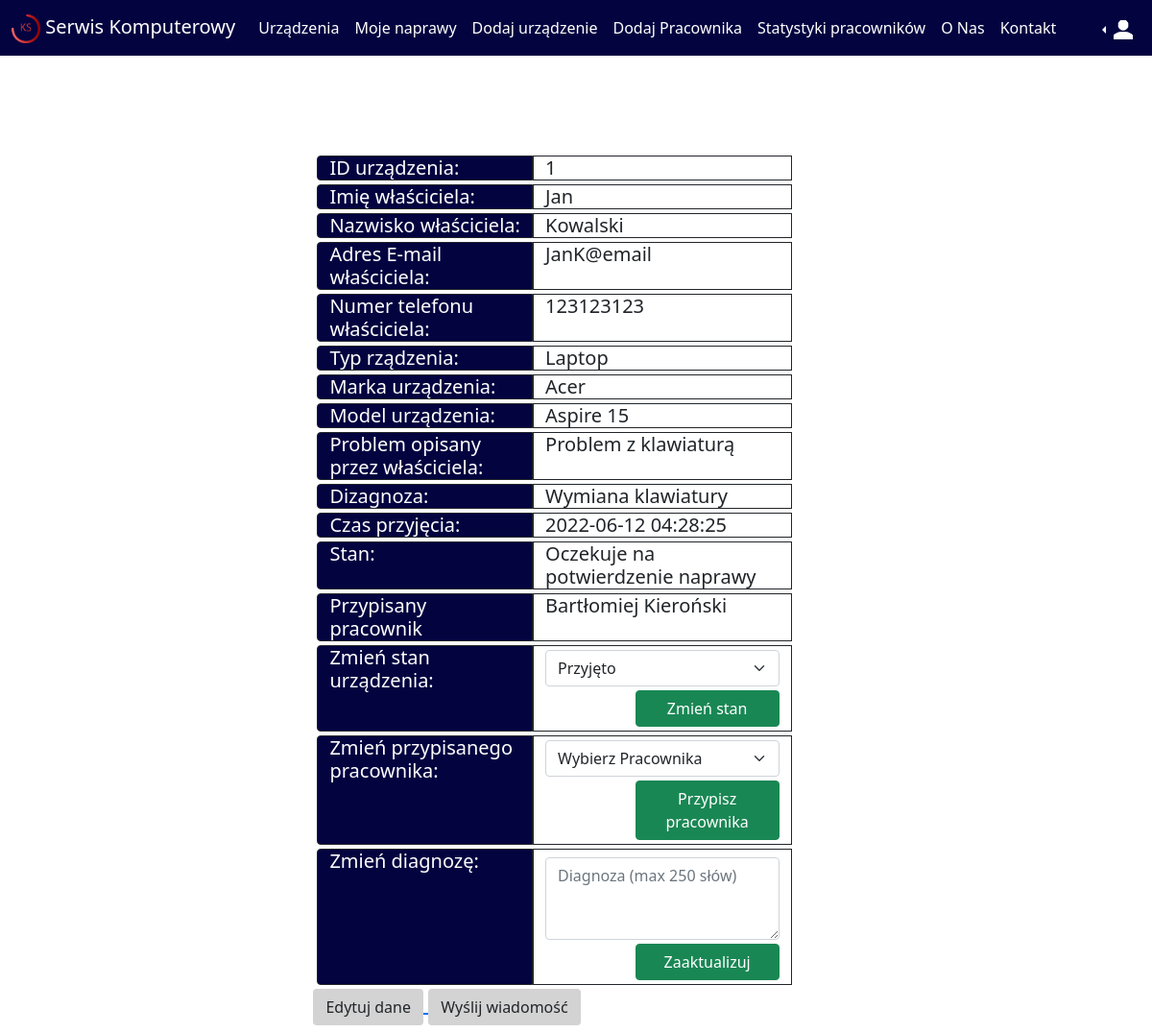
The page /ProjektSerwisKomputerowy/deviceinfo.php?id=1 (signed in) on the database its author committed.
### tables this page shows
CREATE TABLE `urzadzenie` (
  `idUrzadzenia` int(11) NOT NULL,
  `imieWlasciciela` varchar(30) DEFAULT NULL,
  `nazwiskoWlasciciela` varchar(30) DEFAULT NULL,
  `adresEmailWlasiciela` varchar(30) DEFAULT NULL,
  `numerTelefonuWlasciciela` varchar(30) DEFAULT NULL,
  `markaUrzadzenia` varchar(30) DEFAULT NULL,
  `typUrzadzenia` varchar(30) DEFAULT NULL,
  `modelUrzadzenia` varchar(30) DEFAULT NULL,
  `Problem` tinytext DEFAULT NULL,
  `Diagnoza` varchar(250) DEFAULT NULL,
  `Stan` varchar(100) DEFAULT NULL,
  `DataObecna` datetime DEFAULT NULL,
  `PrzypisanyPracownik` int(11) DEFAULT NULL
);

CREATE TABLE `owner` (
  `Id` int(11) NOT NULL,
  `Imie` varchar(30) NOT NULL,
  `Nazwisko` varchar(30) NOT NULL,
  `NumerTelefonu` varchar(11) NOT NULL,
  `AdresEmail` varchar(50) NOT NULL,
  `Haslo` varchar(30) NOT NULL,
  `typuzytkownika` varchar(30) DEFAULT NULL
);

### ProjektSerwisKomputerowy/deviceinfo.php (the view, shortened to what this page needs)
<!DOCTYPE html>
<html>
<head>
    <link href="https://cdn.jsdelivr.net/npm/bootstrap@5.1.3/dist/css/bootstrap.min.css" rel="stylesheet">
</head>
<body>
<div class="sticky-top">
      <nav class="navbar navbar-expand-lg navbar-light kolor text-white">
        <div class="container-fluid">
          <a class="navbar-brand text-white" href="#"><img src='Projekt_ks.png' width='30px' height='30px'> Serwis Komputerowy</a>
          <div class="collapse navbar-collapse" id="navbarNav">
            <ul class="navbar-nav">
              <?php
            if(isset($_SESSION['typUzytkownika'] )) {
              if($_SESSION['typUzytkownika'] != "Uzytkownik"){
              echo "<li class='nav-item'>
              <a class='nav-link active text-white' aria-current='page' href='devices.php'>Urządzenia</a>
            </li>";
              }}
              ?>
              <li class="nav-item">
                <a class="nav-link active text-white" href="MojeUrzadzenia.php">Moje naprawy</a>
              </li>
              <?php
              if(isset($_SESSION['typUzytkownika'] )) {
              if($_SESSION['typUzytkownika'] != "Uzytkownik"){
              echo "<li class='nav-item'>
              <a class='nav-link active text-white' href='newdevice.php'>Dodaj urządzenie</a>
            </li>";
              }}
              if(isset($_SESSION['typUzytkownika'] )) {
                if($_SESSION['typUzytkownika'] == "Administrator"){
                echo "<li class='nav-item'>
                <a class='nav-link active text-white' href='dodajPracownika.php'>Dodaj Pracownika</a>
              </li>
              <li class='nav-item'>
                <a class='nav-link active text-white' href='Pracownicy.php'>Statystyki pracowników</a>
              </li>";
                }}
            ?>
            <li class="nav-item">
                <a class="nav-link text-white" href="ONas.php">O Nas</a>
              </li>
              <li class="nav-item">
                <a class="nav-link text-white" href="Kontakt.php">Kontakt</a>
              </li>
                </ul>
          </div>
          <div class='flex-box'>
          <ul class="navbar-nav justify-content-end">
            <li class="nav-item">
              <?php
            if(isset($_SESSION['typUzytkownika'] )) {
              if($_SESSION['typUzytkownika'] != null){
                echo "<li class='nav-item dropdown dropstart'>
          <a class='nav-link dropdown-toggle text-white dropdown-menu-end'  href='' id='navbarDropdownMenuLink' role='button' data-bs-toggle='dropdown' aria-expanded='false'>
            <img width='20px' height='20px' src='account.png'>
          </a>
          <ul class='dropdown-menu' aria-labelledby='navbarDropdownMenuLink'>
            <li><a class='dropdown-item' href='Userinfo.php'>Mój Profil</a></li>
            <li><a class='dropdown-item' href='MojeUrzadzenia.php'>Moje urządzenia</a></li>
            <li><form action='wyloguj.php'>
            <a class='dropdown-item text-dark' type='submit' href='wyloguj.php' method='post' >Wyloguj</a>
            </form></li>
          </ul>
        </li>
                </dropdown>";
              }
            } else{
              echo "<li class='nav-item'>
              <a class='nav-link active text-white' href='login.php'>Zaloguj</a>
            </li>";
          }
            ?>
        </div>
      </nav>
    </div>
    <div>
        <div style="padding-top: 100px">
        <div class="container-fluid " style="width: 70%; pading:left" >
          <div class='container' style='width:70%'>
        <h5>
        <?php
          $idurzadzenia= $_GET['id'];
          $conn = @new mysqli('localhost','root','','serwiskomputerowy');
          if($conn->connect_error !=0){
            echo "wystąpił błąd połączenia".$conn->connect_error;
        }
        else{
          $sql = "SELECT * FROM urzadzenie WHERE idUrzadzenia='$idurzadzenia'";
          $result=$conn->query($sql);
          if($result!=null){
            while($row = $result->fetch_assoc()){
            echo "
            <div class='row m-1 ' style=''>
              <div class='col-5 kolory rounded-start text-white border border-dark border-1' width=''>ID urządzenia: </div>
              <div class='col-6  border border-dark border-1'>$row[idUrzadzenia]</div>
            </div>
            <div class='row m-1 '>
              <div class='col-5 kolory rounded-start text-white border border-dark border-1'>Imię właściciela:</div>
              <div class='col-6  border border-dark border-1'>$row[imieWlasciciela]</div>
            </div>
            <div class='row m-1'>
              <div class='col-5 kolory rounded-start text-white border border-dark border-1'>Nazwisko właściciela:</div>
              <div class='col-6 border border-dark border-1'>$row[nazwiskoWlasciciela]</div>
            </div>
            <div class='row m-1'>
              <div class='col-5 kolory rounded-start text-white border border-dark border-1'>Adres E-mail właściciela:</div>
              <div class='col-6 border border-dark border-1'>$row[adresEmailWlasiciela]</div>
            </div>
            <div class='row m-1'>
              <div class='col-5 kolory rounded-start text-white border border-dark border-1'>Numer telefonu właściciela:</div>
              <div class='col-6 border border-dark border-1'>$row[numerTelefonuWlasciciela]</div>
            </div>
            <div class='row m-1'>
              <div class='col-5 kolory rounded-start text-white border border-dark border-1'>Typ rządzenia:</div>
              <div class='col-6 border border-dark border-1'>$row[typUrzadzenia]</div>
            </div>
            <div class='row m-1'>
              <div class='col-5 kolory rounded-start text-white border border-dark border-1'>Marka urządzenia:</div>
              <div class='col-6 border border-dark border-1'>$row[markaUrzadzenia]</div>
            </div>
            <div class='row m-1'>
              <div class='col-5 kolory rounded-start text-white border border-dark border-1'>Model urządzenia:</div>
              <div class='col-6 border border-dark border-1'>$row[modelUrzadzenia]</div>
            </div>
            <div class='row m-1'>
            <div class='col-5 kolory rounded-start border text-white border-dark border-1'>Problem opisany przez właściciela:</div>
            <div class='col-6 border border-dark border-1'>$row[Problem]</div>
          </div>
          <div class='row m-1'>
              <div class='col-5 kolory rounded-start text-white border border-dark border-1'>Dizagnoza:</div>
              <div class='col-6 border border-dark border-1'>$row[Diagnoza]</div>
            </div>
            <div class='row m-1'>
              <div class='col-5 kolory rounded-start text-white border border-dark border-1'>Czas przyjęcia:</div>
              <div class='col-6 border border-dark border-1'>$row[DataObecna]</div>
            </div>
            <div class='row m-1'>
              <div class='col-5 kolory rounded-start text-white border border-dark border-1'>Stan:</div>
              <div class='col-6 border border-dark border-1'>$row[Stan]</div>
            </div>
            ";
            $idpracownika = "$row[PrzypisanyPracownik]";
            }
          }
      $sql2 = "SELECT	Imie,Nazwisko FROM owner WHERE Id= '$idpracownika'";
      $result2=$conn->query($sql2);
      if($result2!=null){
        while($row2 = $result2->fetch_assoc()){
        echo "<div class='row m-1'>
        <div class='col-5 kolory rounded-start text-white border border-dark border-1'>Przypisany pracownik</div>
        <div class='col-6 border border-dark border-1'>$row2[Imie] $row2[Nazwisko]</div>
      </div>";
        }}
        if($_SESSION['typUzytkownika'] !='Uzytkownik' ):
        echo "<form action='ZmienStan.inc.php' method='Post'>
          <div class='row m-1'>
          <div class='col-5 kolory rounded-start text-white border border-dark border-1'>Zmień stan urządzenia:<input width='10px' type='text' name='iduz' class='visually-hidden' value='$idurzadzenia'> </div>
          <div class='col-6 border border-dark border-1'>
          <select class='form-select mb-1 mt-1' id='Stan' name='Stan' aria-label='Stan'>
            <option selected>Przyjęto</option>
            <option value='W czasie diagnozy'>W czasie diagnozy</option>
            <option value='Oczekuje na czesci'>Oczekuje na części</option>
            <option value='Oczekuje na potwierdzenie naprawy'>Oczekuje na potwierdzenie naprawy</option>
            <option value='W czasie naprawy'> W czasie naprawy</option>
            <option value='Do odbioru'>Do odbioru</option>
            <option value='Do utylizacji'>Do utylizacji</option>
            <option value='Niemożliwe do naprawy'>Niemożliwe do naprawy</option>
            <option value='Odebrane'>Odebrane</option>
            <option value='Zrealizowane'>Zrealizowane</option>
          </select>
          <div class='d-flex justify-content-end mb-1 mt-1'>
          <button class='btn btn-success' style='width:150px' type='submit' class='form-control' id='submit' >Zmień stan</button>
          </div>
          </div>
        </div>
             </form>";
             echo "<form action='ZmienPrzypisanegoPracownika.inc.php' method='Post'>
             <div class='row m-1'>
             <div class='col-5 kolory rounded-start text-white border border-dark border-1'>Zmień przypisanego pracownika:<input width='10px' type='text' name='iduz' class='visually-hidden' value='$idurzadzenia'> </div>
             <div class='col-6 border border-dark border-1'>
             <select class='form-select mb-1 mt-1' id='Pracownik' name='Pracownik' aria-label='Pracownik'>
               <option selected>Wybierz Pracownika</option>";
             echo"</select>
             <div class='d-flex justify-content-end mb-1 mt-1'>
             <button class='btn btn-success' style='width:150px' type='submit' class='form-control' id='submit' >Przypisz pracownika</button>
             </div>
             </div>
           </div>
                </form>";
                echo "<form action='Diagnoza.inc.php' method='Post'>
          <div class='row m-1'>
          <div class='col-5 kolory rounded-start text-white border border-dark border-1'>Zmień diagnozę:<input width='10px' type='text' name='iduz' class='visually-hidden' value='$idurzadzenia'> </div>
          <div class='col-6 border border-dark border-1'>
          <div class='mt-2'>
                  <textarea class='form-control' id='diagnoza' name='diagnoza' cols='40' rows='3' placeholder='Diagnoza (max 250 słów)' ></textarea>
                </div>
          <div class='d-flex justify-content-end mb-1 mt-1'>
          <button class='btn btn-success' style='width:150px' type='submit' class='form-control' id='submit' >Zaaktualizuj</button>
          </div>
          </div>
        </div>
             </form>";
        ?>
        <?php
        echo "<div class='col justify-content-start'>";
        if(isset($_SESSION['typUzytkownika'] )) {
          if($_SESSION['typUzytkownika'] == "Administrator"){
        echo"<a href='EdytujDane.php?id=$idurzadzenia'>
        <button class='btn 'style='background-color:lightgray;' type='button'>Edytuj dane</button>
        </a>" ;
          }}
        endif;
        }
        echo"<a href='Message.php?id=$idurzadzenia'>
        <button class='btn 'style='background-color:lightgray;' type='button'>Wyślij wiadomość</button>
        </a>
        " ;
        ?>
      </h5>
            </div>
      </div>
        </div>
    </div>
</body>
</html>

### ProjektSerwisKomputerowy/deviceinfo.php (style rules this page uses)
body { background-color: ; }
.kolor { background-color: rgb(3,3,64); }
.kolory { background-color:rgb(3,3,64); }

### rows shown on the page
urzadzenie: idUrzadzenia "1", imieWlasciciela "Jan", nazwiskoWlasciciela "Kowalski", adresEmailWlasiciela "JanK@email", numerTelefonuWlasciciela "123123123", typUrzadzenia "Laptop", markaUrzadzenia "Acer", modelUrzadzenia "Aspire 15", Problem "Problem z klawiaturą", Diagnoza "Wymiana klawiatury", DataObecna "2022-06-12 04:28:25", Stan "Oczekuje na potwierdzenie naprawy"
owner: Imie "Bartłomiej", Nazwisko "Kieroński"
